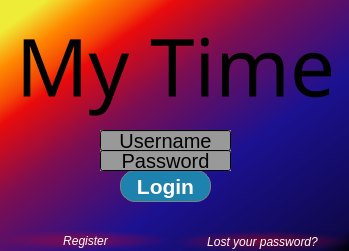
<?xml version="1.0" encoding="UTF-8"?>
<ui version="4.0">
 <class>login</class>
 <widget class="QWidget" name="login">
  <property name="geometry">
   <rect>
    <x>0</x>
    <y>0</y>
    <width>349</width>
    <height>251</height>
   </rect>
  </property>
  <property name="windowTitle">
   <string>Form</string>
  </property>
  <property name="styleSheet">
   <string notr="true">color: qlineargradient(spread:pad, x1:0, y1:1, x2:0, y2:0, stop:0 rgba(0, 0, 0, 255), stop:0.05 rgba(14, 8, 73, 255), stop:0.36 rgba(28, 17, 145, 255), stop:0.6 rgba(126, 14, 81, 255), stop:0.75 rgba(234, 11, 11, 255), stop:0.79 rgba(244, 70, 5, 255), stop:0.86 rgba(255, 136, 0, 255), stop:0.935 rgba(239, 236, 55, 255));</string>
  </property>
  <widget class="QLineEdit" name="username_lineEdit">
   <property name="geometry">
    <rect>
     <x>100</x>
     <y>130</y>
     <width>131</width>
     <height>21</height>
    </rect>
   </property>
   <property name="font">
    <font>
     <pointsize>15</pointsize>
    </font>
   </property>
   <property name="styleSheet">
    <string notr="true">background-color: qlineargradient(spread:reflect, x1:0, y1:1, x2:0.985222, y2:1, stop:1 rgba(153, 153, 153, 255));</string>
   </property>
   <property name="alignment">
    <set>Qt::AlignCenter</set>
   </property>
   <property name="placeholderText">
    <string>Username</string>
   </property>
  </widget>
  <widget class="QLineEdit" name="password_lineEdit">
   <property name="geometry">
    <rect>
     <x>100</x>
     <y>150</y>
     <width>131</width>
     <height>21</height>
    </rect>
   </property>
   <property name="font">
    <font>
     <pointsize>15</pointsize>
    </font>
   </property>
   <property name="styleSheet">
    <string notr="true">background-color: qlineargradient(spread:reflect, x1:0, y1:1, x2:0.985222, y2:1, stop:1 rgba(153, 153, 153, 255));
color: qlineargradient(spread:reflect, x1:0, y1:1, x2:0.985222, y2:1, stop:1 rgba(153, 153, 153, 255));</string>
   </property>
   <property name="echoMode">
    <enum>QLineEdit::Password</enum>
   </property>
   <property name="alignment">
    <set>Qt::AlignCenter</set>
   </property>
   <property name="placeholderText">
    <string>Password</string>
   </property>
  </widget>
  <widget class="QLabel" name="Title">
   <property name="geometry">
    <rect>
     <x>0</x>
     <y>10</y>
     <width>351</width>
     <height>111</height>
    </rect>
   </property>
   <property name="font">
    <font>
     <family>Papyrus</family>
     <pointsize>60</pointsize>
     <weight>50</weight>
     <italic>false</italic>
     <bold>false</bold>
    </font>
   </property>
   <property name="styleSheet">
    <string notr="true">font:60pt &quot;Papyrus&quot;;</string>
   </property>
   <property name="text">
    <string>My Time</string>
   </property>
   <property name="alignment">
    <set>Qt::AlignCenter</set>
   </property>
  </widget>
  <widget class="QWidget" name="widget" native="true">
   <property name="geometry">
    <rect>
     <x>0</x>
     <y>0</y>
     <width>351</width>
     <height>251</height>
    </rect>
   </property>
   <property name="styleSheet">
    <string notr="true">background-color: qlineargradient(spread:pad, x1:1, y1:1, x2:0, y2:0, stop:0 rgba(0, 0, 0, 255), stop:0.05 rgba(14, 8, 73, 255), stop:0.36 rgba(28, 17, 145, 255), stop:0.6 rgba(126, 14, 81, 255), stop:0.75 rgba(234, 11, 11, 255), stop:0.79 rgba(244, 70, 5, 255), stop:0.86 rgba(255, 136, 0, 255), stop:0.935 rgba(239, 236, 55, 255));</string>
   </property>
   <widget class="QPushButton" name="pushButton">
    <property name="geometry">
     <rect>
      <x>120</x>
      <y>170</y>
      <width>91</width>
      <height>32</height>
     </rect>
    </property>
    <property name="font">
     <font>
      <pointsize>16</pointsize>
      <weight>75</weight>
      <italic>false</italic>
      <bold>true</bold>
     </font>
    </property>
    <property name="styleSheet">
     <string notr="true">border: 1px solid gray;
border-radius: 15px;
padding: 0 8px;
background-color: qlineargradient(spread:reflect, x1:0, y1:1, x2:1, y2:0, stop:1 rgba(30, 130, 174, 255));
color: white;
font: bold;

</string>
    </property>
    <property name="text">
     <string>Login</string>
    </property>
   </widget>
   <widget class="QPushButton" name="pushButton_2">
    <property name="geometry">
     <rect>
      <x>172</x>
      <y>231</y>
      <width>181</width>
      <height>21</height>
     </rect>
    </property>
    <property name="styleSheet">
     <string notr="true">color: white;
font: italic;
border-radius: 0px;
background-color: qradialgradient(spread:pad, cx:0.5, cy:0.5, radius:0.5, fx:0.5, fy:0.5, stop:0 rgba(252, 0, 0, 105), stop:1 rgba(255, 255, 255, 0));
</string>
    </property>
    <property name="text">
     <string>Lost your password?</string>
    </property>
   </widget>
   <widget class="QPushButton" name="pushButton_3">
    <property name="geometry">
     <rect>
      <x>0</x>
      <y>230</y>
      <width>171</width>
      <height>21</height>
     </rect>
    </property>
    <property name="styleSheet">
     <string notr="true">color: white;
font: italic;
border-radius: 0px;
background-color: qradialgradient(spread:pad, cx:0.5, cy:0.5, radius:0.5, fx:0.5, fy:0.5, stop:0 rgba(252, 0, 0, 105), stop:1 rgba(255, 255, 255, 0));
</string>
    </property>
    <property name="text">
     <string>Register</string>
    </property>
   </widget>
  </widget>
  <zorder>widget</zorder>
  <zorder>username_lineEdit</zorder>
  <zorder>password_lineEdit</zorder>
  <zorder>Title</zorder>
 </widget>
 <resources/>
 <connections/>
</ui>
